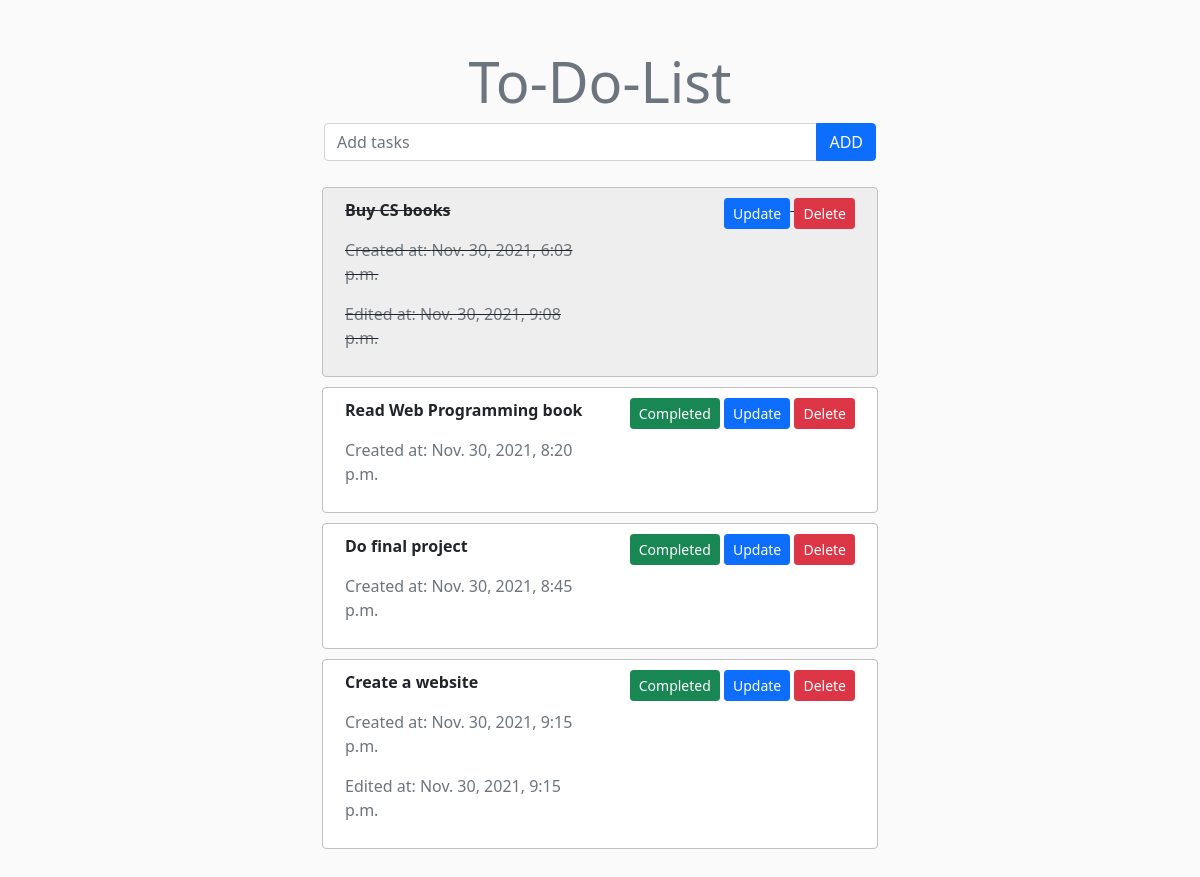
The page / on the database its author committed.
### Todo/models.py (models this page shows)
class Todo(models.Model):
    task = models.CharField(max_length=200)
    created_at = models.DateTimeField(auto_now_add=True, blank=True)
    completed = models.BooleanField(default=False)
    update_at = models.DateTimeField(auto_now=True, blank=True)

### Todo/views.py (the view)
# urls.py: path('', views.index, name="index"),
def index(request):
    tasks = Todo.objects.all()
    context = {'tasks': tasks}
    return render(request, "Todo/index.html", context)

### templates/Todo/index.html (shortened to what this page needs)
{% extends 'Todo/base.html' %}
{% block body %}
    <div class="row input-group m-0">
        <form action="{% url 'add' %}" method="post">
            <div class="input-group mb-3">
                <input type="text" class="form-control" placeholder="Add tasks" name="task">
                <button class="btn btn-primary " type="submit" id="button-addon2">ADD</button>
            </div>
        </form>
    </div>
    {% for task in tasks %}
        {% if  not task.completed %}
            <div class="row task not-completed ">
                <div class="col-sm-12 col-md-6">
                    <p class="fw-bold">{{ task.task }}</p>
                    <p class="fs-6 text-secondary">Created at: {{ task.created_at }}</p>
                    {% if task.created_at < task.update_at %}
                        <p class="fs-6 text-secondary">Edited at: {{ task.update_at }}</p>
                    {% endif %}
                </div>
                <div class="col-sm-12 col-md-6  text-start text-md-end">
                    <a class="btn btn-success btn-sm" href="{% url 'complete' task.id %}">Completed</a>
                    <a class="btn btn-primary btn-sm" href="{% url 'update' task.id %}">Update</a>
                    <a class="btn btn-danger btn-sm" href="{% url 'delete' task.id %}">Delete</a>
                </div>
            </div>
        {% else %}
            <div class="row task completed">
                <div class="col-sm-12 col-md-6">
                    <p class="fw-bold">{{ task.task }}</p>
                    <p class="fs-6 text-secondary">Created at: {{ task.created_at }}</p>
                    {% if task.created_at < task.update_at %}
                        <p class="fs-6 text-secondary">Edited at: {{ task.update_at }}</p>
                    {% endif %}
                </div>
                <div class="col-sm-12 col-md-6  text-start text-md-end">
                    <a class="btn btn-primary btn-sm" href="{% url 'update' task.id %}">Update</a>
                    <a class="btn btn-danger btn-sm" href="{% url 'delete' task.id %}">Delete</a>
                </div>
            </div>
        {% endif %}
    {% endfor %}
{% endblock %}

### templates/Todo/base.html (shortened to what this page needs)
{% load static %}
<!DOCTYPE html>
<html lang="en">
<head>
    <link href="https://cdn.jsdelivr.net/npm/bootstrap@5.1.3/dist/css/bootstrap.min.css" rel="stylesheet"
>
    <link rel="stylesheet" href="{% static 'css/styles.css' %}">
</head>
<body>
<div class="container justify-content-center my-5 col-ms-8 col-md-6 col-12">
    <h1 class="display-4 text-center text-secondary">To-Do-List</h1>
    {% block body %}
    {% endblock %}
</div>
</body>
</html>

### static/css/styles.css (style rules this page uses)
body { background-color: #fafafa; }
.task { border:silver solid 1px; border-radius: 0.25rem; background-color: white; margin: 10px; padding: 10px; }
.completed { background-color: #eeeeee; text-decoration: line-through; }
.not-completed { background-color: white; }

### rows shown on the page
Todo: task "Buy CS books", created_at "Nov. 30, 2021, 6:03 p.m.", update_at "Nov. 30, 2021, 9:08 p.m."
Todo: task "Read Web Programming book", created_at "Nov. 30, 2021, 8:20 p.m."
Todo: task "Do final project", created_at "Nov. 30, 2021, 8:45 p.m."
Todo: task "Create a website", created_at "Nov. 30, 2021, 9:15 p.m.", update_at "Nov. 30, 2021, 9:15 p.m."
